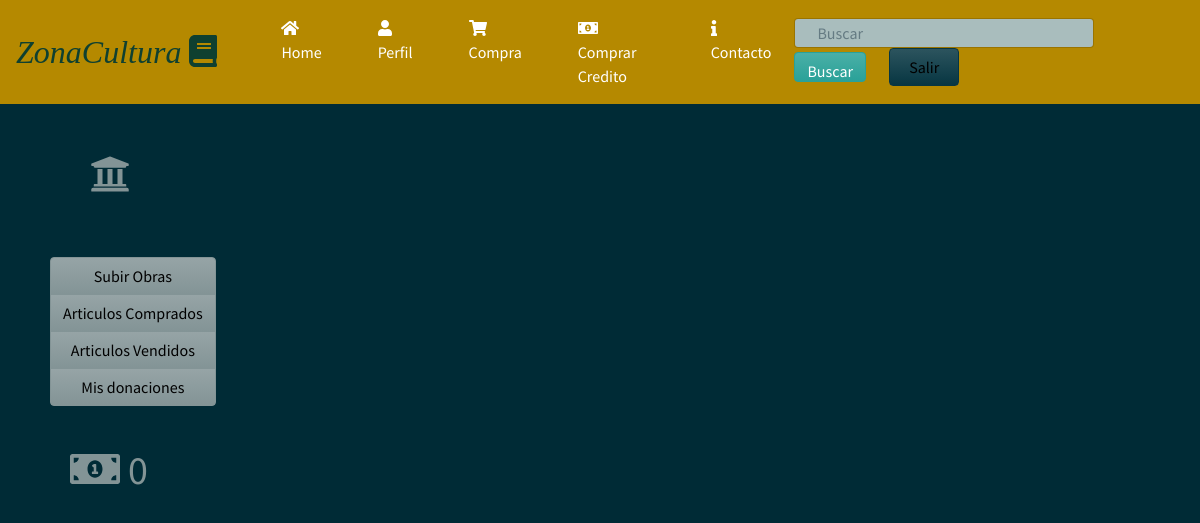
The page /Perfil (signed in) on the database as committed earlier.
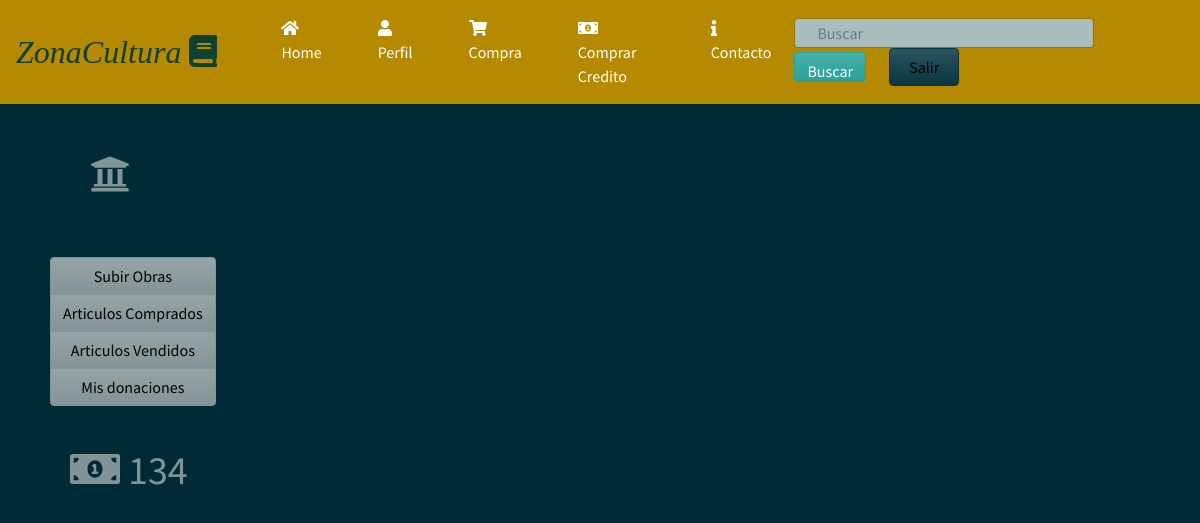
The same page on the database as committed later.
### homePage/models.py (models this page shows, shortened)
class infousuario(models.Model):
	balance= models.IntegerField(default=0)
	user= models.OneToOneField (User,on_delete=models.CASCADE)
	aficiones= models.ManyToManyField(Aficion, blank=True)
	es_CreadorDeContenido= models.BooleanField(default=False)
	profile_img=models.ImageField(upload_to='images/profile/',default='images/profile/perfilb.jpg',null=False,blank=False)
	es_Nada= models.BooleanField(default=False)

### homePage/views.py (the view)
# urls.py: url(r'^Perfil$',views.perfil_view,name='perfil'),
@login_required(login_url='/')
def perfil_view(request):
	user=infousuario.objects.get(user=request.user)
	return render(request, 'Perfil.html',{'user':user})

### homePage/templates/Perfil.html (shortened to what this page needs)
{% load staticfiles %}
<!DOCTYPE html>
<html>
<head>
	<link rel="stylesheet" type="text/css" href="{% static 'css/bootstrap1.min.css' %}">
	<link rel="stylesheet" href="https://use.fontawesome.com/releases/v5.0.8/css/solid.css">
    <link rel="stylesheet" href="static/css/paginahome.css">
</head>
<body>
	<nav class="navbar navbar-expand-lg navbar-dark bg-primary">
  		<a class="navbar-brand"><em><font size="6" color="#0F4030" face="Trebuchet MS">ZonaCultura  <i class="fas fa-book"></i></font></em></a>
  	<div class="collapse navbar-collapse" id="navbarColor01">
    	<ul class="navbar-nav mr-auto">
      		<li class="nav-item active">
        		<a class="nav-link" href="/HomePage"><i class="fas fa-home"></i> Home<span class="sr-only">(current)</span></a>
      		</li>
      		<li class="nav-item active">
        		<a class="nav-link" href="Perfil"><i class="fas fa-user"></i> Perfil</a>
      		</li>
      		<li class="nav-item active">
        		<a class="nav-link" href="CarritoVista"><i class="fas fa-shopping-cart"></i> Compra</a>
      		</li>
          <li class="nav-item active">
            <a class="nav-link" href="CompraCredito"><i class="fas fa-money-bill-alt"></i> Comprar Credito</a>
          </li>
          <li class="nav-item active">
            <a class="nav-link" href=""><i class="fas fa-info"></i>  Contacto</a>
          </li>
    	</ul>
    	<form class="form-inline my-2 my-lg-2">
    		<div class="col-12">
      			<input class="form-control mr-sm-0" type="text" placeholder="Buscar" id="input-search">
      			<button class="btn btn-success" type="submit" id="Buscar">Buscar</button>
      			<button class="btn btn-dark my-5 my-sm-0" type="submit" id="Salir"><a href="">Salir</a></button>
      		</div>
    	</form>
  	</div>
  </nav>
  <div>
    <div class="row">
      <div class="col col-3">
          <h1><i class="fas fa-university" id="lll"></i></h1>
          <div class="btn-group-vertical" data-toggle="buttons">
            <button type="button" class="btn btn-secondary"><a href="SubirObra">Subir Obras</a></button>
            <button type="button" class="btn btn-secondary"><a href="VistaComprados">Articulos Comprados</a></button>
            <button type="button" class="btn btn-secondary"><a href="VistaCompradores">Articulos Vendidos</a></button>
            <button type="button" class="btn btn-secondary"><a href="VistaDonantes">Mis donaciones</a></button>
          </div>
          <form class="site-form" method="post">
            <h1 id="Credito"><i class="fas fa-money-bill-alt"></i>  {{user.balance}}</h1>
          </form>
      </div>
      <div class="col col-6">
      </div>
      <div class="col col-3"></div>
    </div>
  </div>
</body>
</html>

Rows that differ between the two databases and show on the page:
changed infousuario: balance "0" → "134"
